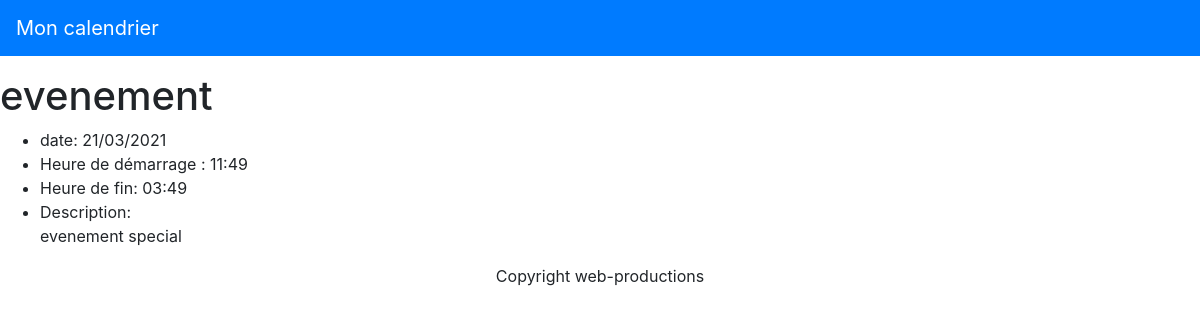
The app's page /event.php?id=1 with its own data.
### tables this page shows
CREATE TABLE IF NOT EXISTS `events` (
  `id` int(11) NOT NULL AUTO_INCREMENT,
  `name` varchar(255) NOT NULL,
  `description` text,
  `start` datetime NOT NULL,
  `end` datetime DEFAULT NULL,
  PRIMARY KEY (`id`)
);

### src/Calendar/Events.php (called while the page is built, shortened)
<?php
        class Events {
            private $pdo;
            public function __construct(\PDO $pdo) {
                $this->pdo = $pdo;
        }
            public function find (int $id): Event {
                require '../src/Calendar/Event.php';
                $statement = $this->pdo->query("SELECT * FROM events WHERE id = $id LIMIT 1");
                $statement->setFetchMode(\PDO::FETCH_CLASS, Event::class);
                $result = $statement->fetch();
                return $result;
            }
        }
?>

### src/Calendar/Event.php (called while the page is built, shortened)
<?php
        class Event {
            private $name;
            private $description;
            private $start;
            private $end;
            public function getName(): string
            {
                return $this->name;
            }
            public function getDescription(): string
            {
                return $this->description ?? '';
            }
            public function getStart(): \DateTime
            {
                return new \DateTime($this->start) ;
            }
            public function getEnd(): \DateTime
            {
                return new \DateTime($this->end) ;
            }
        }

### src/boot.php (called while the page is built, shortened)
<?php
        function h (?string $value): string {
            return htmlentities($value);
        }

### public/event.php (the view, shortened to what this page needs)
<?php
        require '../src/boot.php';
        require '../src/Calendar/Events.php';
        $pdo = get_pdo();
        $events = new \Calendar\Events($pdo);
        try {
            $event = $events->find($_GET['id']);
        } catch (\Exception $e) {
            e404();
        }
?>
    <h1><?= h($event->getName()); ?></h1>
    <ul>
        <li>
            date: <?= $event->getStart()->format('d/m/Y'); ?>
        </li>
        <li>
            Heure de démarrage : <?= $event->getStart()->format('H:i'); ?>
        </li>
        <li>
            Heure de fin: <?= $event->getEnd()->format('h:i'); ?>
        </li>
        <li>
            Description:<br> <?= h($event->getDescription()); ?>
        </li>
    </ul>
<?php require '../views/footer.php'; ?>

### records on screen
events: name "evenement", start "21/03/2021", start "11:49", end "03:49", description "evenement special"
